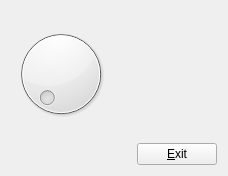
<?xml version="1.0" encoding="UTF-8"?>
<ui version="4.0">
 <class>Form</class>
 <widget class="QWidget" name="Form">
  <property name="geometry">
   <rect>
    <x>0</x>
    <y>0</y>
    <width>228</width>
    <height>176</height>
   </rect>
  </property>
  <property name="windowTitle">
   <string>Form</string>
  </property>
  <layout class="QVBoxLayout" name="verticalLayout">
   <item>
    <layout class="QHBoxLayout" name="horizontalLayout_2">
     <item>
      <widget class="QDial" name="dial">
       <property name="minimum">
        <number>1</number>
       </property>
       <property name="maximum">
        <number>50</number>
       </property>
      </widget>
     </item>
     <item>
      <spacer name="horizontalSpacer_2">
       <property name="orientation">
        <enum>Qt::Horizontal</enum>
       </property>
       <property name="sizeHint" stdset="0">
        <size>
         <width>40</width>
         <height>20</height>
        </size>
       </property>
      </spacer>
     </item>
     <item>
      <widget class="QLabel" name="label">
       <property name="text">
        <string/>
       </property>
      </widget>
     </item>
     <item>
      <spacer name="horizontalSpacer_3">
       <property name="orientation">
        <enum>Qt::Horizontal</enum>
       </property>
       <property name="sizeHint" stdset="0">
        <size>
         <width>40</width>
         <height>20</height>
        </size>
       </property>
      </spacer>
     </item>
    </layout>
   </item>
   <item>
    <layout class="QHBoxLayout" name="horizontalLayout">
     <item>
      <spacer name="horizontalSpacer">
       <property name="orientation">
        <enum>Qt::Horizontal</enum>
       </property>
       <property name="sizeHint" stdset="0">
        <size>
         <width>40</width>
         <height>20</height>
        </size>
       </property>
      </spacer>
     </item>
     <item>
      <widget class="QPushButton" name="pushButton">
       <property name="text">
        <string>&amp;Exit</string>
       </property>
      </widget>
     </item>
    </layout>
   </item>
  </layout>
 </widget>
 <resources/>
 <connections>
  <connection>
   <sender>dial</sender>
   <signal>valueChanged(int)</signal>
   <receiver>label</receiver>
   <slot>setNum(int)</slot>
   <hints>
    <hint type="sourcelabel">
     <x>60</x>
     <y>148</y>
    </hint>
    <hint type="destinationlabel">
     <x>263</x>
     <y>136</y>
    </hint>
   </hints>
  </connection>
  <connection>
   <sender>pushButton</sender>
   <signal>clicked()</signal>
   <receiver>Form</receiver>
   <slot>close()</slot>
   <hints>
    <hint type="sourcelabel">
     <x>351</x>
     <y>276</y>
    </hint>
    <hint type="destinationlabel">
     <x>364</x>
     <y>245</y>
    </hint>
   </hints>
  </connection>
  <connection>
   <sender>dial</sender>
   <signal>sliderPressed()</signal>
   <receiver>label</receiver>
   <slot>show()</slot>
   <hints>
    <hint type="sourcelabel">
     <x>81</x>
     <y>87</y>
    </hint>
    <hint type="destinationlabel">
     <x>247</x>
     <y>94</y>
    </hint>
   </hints>
  </connection>
  <connection>
   <sender>dial</sender>
   <signal>sliderReleased()</signal>
   <receiver>label</receiver>
   <slot>hide()</slot>
   <hints>
    <hint type="sourcelabel">
     <x>108</x>
     <y>62</y>
    </hint>
    <hint type="destinationlabel">
     <x>251</x>
     <y>66</y>
    </hint>
   </hints>
  </connection>
  <connection>
   <sender>dial</sender>
   <signal>actionTriggered(int)</signal>
   <receiver>label</receiver>
   <slot>show()</slot>
   <hints>
    <hint type="sourcelabel">
     <x>87</x>
     <y>173</y>
    </hint>
    <hint type="destinationlabel">
     <x>243</x>
     <y>183</y>
    </hint>
   </hints>
  </connection>
 </connections>
</ui>
